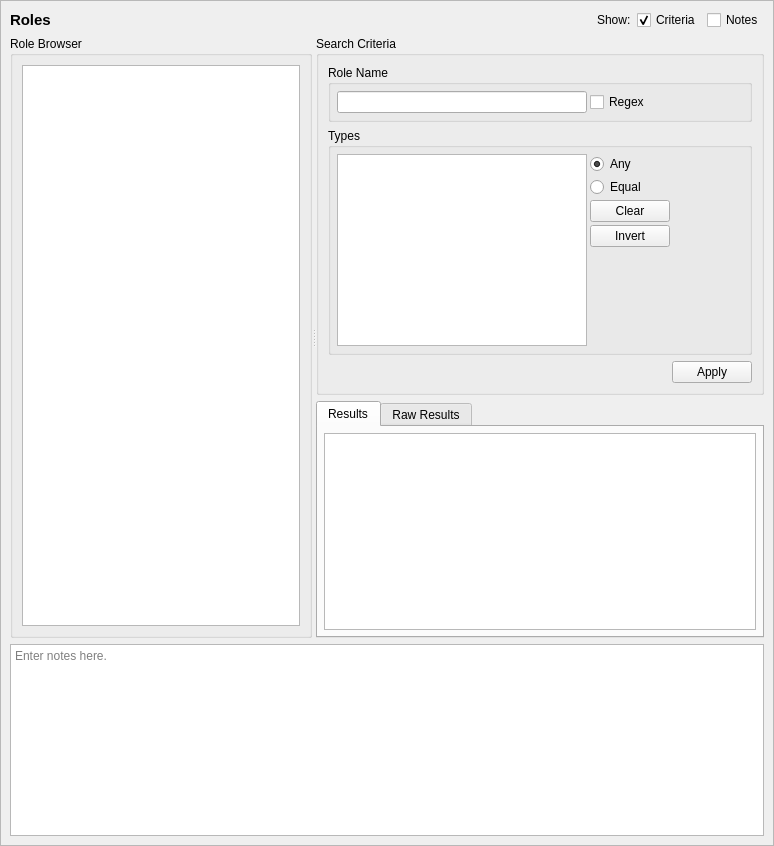
<?xml version="1.0" encoding="UTF-8"?>
<ui version="4.0">
 <class>RoleQueryTab_ui</class>
 <widget class="QScrollArea" name="RoleQueryTab_ui">
  <property name="geometry">
   <rect>
    <x>0</x>
    <y>0</y>
    <width>774</width>
    <height>846</height>
   </rect>
  </property>
  <property name="sizeAdjustPolicy">
   <enum>QAbstractScrollArea::AdjustToContents</enum>
  </property>
  <property name="widgetResizable">
   <bool>true</bool>
  </property>
  <widget class="QWidget" name="contents">
   <property name="geometry">
    <rect>
     <x>0</x>
     <y>0</y>
     <width>772</width>
     <height>844</height>
    </rect>
   </property>
   <property name="minimumSize">
    <size>
     <width>0</width>
     <height>0</height>
    </size>
   </property>
   <layout class="QGridLayout" name="gridLayout_3">
    <item row="0" column="0">
     <widget class="QLabel" name="label">
      <property name="sizePolicy">
       <sizepolicy hsizetype="Preferred" vsizetype="Fixed">
        <horstretch>0</horstretch>
        <verstretch>0</verstretch>
       </sizepolicy>
      </property>
      <property name="maximumSize">
       <size>
        <width>16777215</width>
        <height>20</height>
       </size>
      </property>
      <property name="font">
       <font>
        <pointsize>11</pointsize>
        <weight>75</weight>
        <bold>true</bold>
       </font>
      </property>
      <property name="text">
       <string>Roles</string>
      </property>
     </widget>
    </item>
    <item row="3" column="0" colspan="5">
     <widget class="QTextEdit" name="notes">
      <property name="minimumSize">
       <size>
        <width>0</width>
        <height>80</height>
       </size>
      </property>
      <property name="toolTip">
       <string>Optionally enter notes here about the query.</string>
      </property>
      <property name="placeholderText">
       <string>Enter notes here.</string>
      </property>
     </widget>
    </item>
    <item row="0" column="1">
     <spacer name="horizontalSpacer">
      <property name="orientation">
       <enum>Qt::Horizontal</enum>
      </property>
      <property name="sizeHint" stdset="0">
       <size>
        <width>440</width>
        <height>20</height>
       </size>
      </property>
     </spacer>
    </item>
    <item row="0" column="2">
     <widget class="QLabel" name="label_2">
      <property name="text">
       <string>Show:</string>
      </property>
     </widget>
    </item>
    <item row="0" column="3">
     <widget class="QCheckBox" name="criteria_expander">
      <property name="toolTip">
       <string>Show or hide the search criteria (no settings are lost)</string>
      </property>
      <property name="text">
       <string>Criteria</string>
      </property>
      <property name="checked">
       <bool>true</bool>
      </property>
     </widget>
    </item>
    <item row="0" column="4">
     <widget class="QCheckBox" name="notes_expander">
      <property name="toolTip">
       <string>Show or hide the notes field (no data is lost)</string>
      </property>
      <property name="text">
       <string>Notes</string>
      </property>
     </widget>
    </item>
    <item row="1" column="0" rowspan="2" colspan="5">
     <widget class="QSplitter" name="splitter">
      <property name="sizePolicy">
       <sizepolicy hsizetype="Expanding" vsizetype="Preferred">
        <horstretch>0</horstretch>
        <verstretch>1</verstretch>
       </sizepolicy>
      </property>
      <property name="orientation">
       <enum>Qt::Horizontal</enum>
      </property>
      <widget class="QGroupBox" name="browser_groupBox">
       <property name="title">
        <string>Role Browser</string>
       </property>
       <layout class="QGridLayout" name="gridLayout">
        <item row="0" column="0">
         <widget class="GetDetailsListView" name="roles"/>
        </item>
       </layout>
      </widget>
      <widget class="QWidget" name="verticalLayoutWidget">
       <layout class="QVBoxLayout" name="verticalLayout">
        <item>
         <widget class="QGroupBox" name="criteria_frame">
          <property name="sizePolicy">
           <sizepolicy hsizetype="Preferred" vsizetype="Preferred">
            <horstretch>0</horstretch>
            <verstretch>0</verstretch>
           </sizepolicy>
          </property>
          <property name="maximumSize">
           <size>
            <width>16777215</width>
            <height>16777215</height>
           </size>
          </property>
          <property name="title">
           <string>Search Criteria</string>
          </property>
          <layout class="QGridLayout" name="gridLayout_2">
           <item row="1" column="0">
            <widget class="QGroupBox" name="type_criteria">
             <property name="title">
              <string>Types</string>
             </property>
             <layout class="QGridLayout" name="gridLayout_7">
              <property name="leftMargin">
               <number>6</number>
              </property>
              <property name="topMargin">
               <number>6</number>
              </property>
              <property name="rightMargin">
               <number>6</number>
              </property>
              <property name="bottomMargin">
               <number>6</number>
              </property>
              <property name="spacing">
               <number>3</number>
              </property>
              <item row="2" column="1">
               <widget class="QPushButton" name="clear_types">
                <property name="text">
                 <string>Clear</string>
                </property>
               </widget>
              </item>
              <item row="2" column="2">
               <spacer name="horizontalSpacer_4">
                <property name="orientation">
                 <enum>Qt::Horizontal</enum>
                </property>
                <property name="sizeHint" stdset="0">
                 <size>
                  <width>40</width>
                  <height>20</height>
                 </size>
                </property>
               </spacer>
              </item>
              <item row="3" column="1">
               <widget class="QPushButton" name="invert_types">
                <property name="text">
                 <string>Invert</string>
                </property>
               </widget>
              </item>
              <item row="1" column="1">
               <widget class="QRadioButton" name="types_equal">
                <property name="toolTip">
                 <string>A matching role will have a role set equal to the selected types.</string>
                </property>
                <property name="text">
                 <string>Equal</string>
                </property>
               </widget>
              </item>
              <item row="0" column="1">
               <widget class="QRadioButton" name="types_any">
                <property name="toolTip">
                 <string>A matching role will have any of the selected types.</string>
                </property>
                <property name="text">
                 <string>Any</string>
                </property>
                <property name="checked">
                 <bool>true</bool>
                </property>
               </widget>
              </item>
              <item row="0" column="0" rowspan="5">
               <widget class="QListView" name="types">
                <property name="sizePolicy">
                 <sizepolicy hsizetype="Expanding" vsizetype="Expanding">
                  <horstretch>0</horstretch>
                  <verstretch>0</verstretch>
                 </sizepolicy>
                </property>
                <property name="maximumSize">
                 <size>
                  <width>250</width>
                  <height>16777215</height>
                 </size>
                </property>
                <property name="toolTip">
                 <string>Match the type set of the role.</string>
                </property>
                <property name="selectionMode">
                 <enum>QAbstractItemView::ExtendedSelection</enum>
                </property>
               </widget>
              </item>
              <item row="4" column="1">
               <spacer name="verticalSpacer_2">
                <property name="orientation">
                 <enum>Qt::Vertical</enum>
                </property>
                <property name="sizeHint" stdset="0">
                 <size>
                  <width>20</width>
                  <height>40</height>
                 </size>
                </property>
               </spacer>
              </item>
             </layout>
            </widget>
           </item>
           <item row="0" column="0">
            <widget class="QGroupBox" name="name_criteria">
             <property name="maximumSize">
              <size>
               <width>16777215</width>
               <height>120</height>
              </size>
             </property>
             <property name="title">
              <string>Role Name</string>
             </property>
             <layout class="QGridLayout" name="gridLayout_8">
              <property name="leftMargin">
               <number>6</number>
              </property>
              <property name="topMargin">
               <number>6</number>
              </property>
              <property name="rightMargin">
               <number>6</number>
              </property>
              <property name="bottomMargin">
               <number>6</number>
              </property>
              <property name="spacing">
               <number>3</number>
              </property>
              <item row="0" column="1">
               <widget class="QLineEdit" name="name">
                <property name="sizePolicy">
                 <sizepolicy hsizetype="Expanding" vsizetype="Fixed">
                  <horstretch>0</horstretch>
                  <verstretch>0</verstretch>
                 </sizepolicy>
                </property>
                <property name="minimumSize">
                 <size>
                  <width>150</width>
                  <height>20</height>
                 </size>
                </property>
                <property name="maximumSize">
                 <size>
                  <width>250</width>
                  <height>16777215</height>
                 </size>
                </property>
               </widget>
              </item>
              <item row="0" column="2">
               <widget class="QCheckBox" name="name_regex">
                <property name="toolTip">
                 <string>Use regular expressions to match the role's name.</string>
                </property>
                <property name="text">
                 <string>Regex</string>
                </property>
               </widget>
              </item>
             </layout>
            </widget>
           </item>
           <item row="2" column="0">
            <widget class="QDialogButtonBox" name="buttonBox">
             <property name="standardButtons">
              <set>QDialogButtonBox::Apply</set>
             </property>
            </widget>
           </item>
          </layout>
         </widget>
        </item>
        <item>
         <widget class="QTabWidget" name="results_frame">
          <property name="sizePolicy">
           <sizepolicy hsizetype="Preferred" vsizetype="MinimumExpanding">
            <horstretch>0</horstretch>
            <verstretch>1</verstretch>
           </sizepolicy>
          </property>
          <property name="currentIndex">
           <number>0</number>
          </property>
          <widget class="QWidget" name="table_page">
           <property name="sizePolicy">
            <sizepolicy hsizetype="Preferred" vsizetype="MinimumExpanding">
             <horstretch>0</horstretch>
             <verstretch>0</verstretch>
            </sizepolicy>
           </property>
           <attribute name="title">
            <string>Results</string>
           </attribute>
           <layout class="QVBoxLayout" name="verticalLayout_3">
            <property name="leftMargin">
             <number>6</number>
            </property>
            <property name="topMargin">
             <number>6</number>
            </property>
            <property name="rightMargin">
             <number>6</number>
            </property>
            <property name="bottomMargin">
             <number>6</number>
            </property>
            <item>
             <widget class="SEToolsTableView" name="table_results">
              <property name="sizePolicy">
               <sizepolicy hsizetype="Expanding" vsizetype="MinimumExpanding">
                <horstretch>0</horstretch>
                <verstretch>0</verstretch>
               </sizepolicy>
              </property>
              <property name="sizeAdjustPolicy">
               <enum>QAbstractScrollArea::AdjustIgnored</enum>
              </property>
              <property name="alternatingRowColors">
               <bool>true</bool>
              </property>
              <property name="sortingEnabled">
               <bool>true</bool>
              </property>
             </widget>
            </item>
           </layout>
          </widget>
          <widget class="QWidget" name="raw_page">
           <property name="sizePolicy">
            <sizepolicy hsizetype="Preferred" vsizetype="MinimumExpanding">
             <horstretch>0</horstretch>
             <verstretch>0</verstretch>
            </sizepolicy>
           </property>
           <attribute name="title">
            <string>Raw Results</string>
           </attribute>
           <layout class="QVBoxLayout" name="verticalLayout_2">
            <property name="leftMargin">
             <number>6</number>
            </property>
            <property name="topMargin">
             <number>6</number>
            </property>
            <property name="rightMargin">
             <number>6</number>
            </property>
            <property name="bottomMargin">
             <number>6</number>
            </property>
            <item>
             <widget class="QPlainTextEdit" name="raw_results">
              <property name="sizePolicy">
               <sizepolicy hsizetype="Expanding" vsizetype="MinimumExpanding">
                <horstretch>0</horstretch>
                <verstretch>0</verstretch>
               </sizepolicy>
              </property>
              <property name="minimumSize">
               <size>
                <width>0</width>
                <height>0</height>
               </size>
              </property>
              <property name="font">
               <font>
                <family>Monospace</family>
               </font>
              </property>
              <property name="documentTitle">
               <string/>
              </property>
              <property name="lineWrapMode">
               <enum>QPlainTextEdit::NoWrap</enum>
              </property>
              <property name="readOnly">
               <bool>true</bool>
              </property>
             </widget>
            </item>
           </layout>
          </widget>
         </widget>
        </item>
       </layout>
      </widget>
     </widget>
    </item>
   </layout>
   <zorder>splitter</zorder>
   <zorder>notes</zorder>
   <zorder>label</zorder>
   <zorder>label_2</zorder>
   <zorder>horizontalSpacer</zorder>
   <zorder>criteria_expander</zorder>
   <zorder>notes_expander</zorder>
  </widget>
 </widget>
 <customwidgets>
  <customwidget>
   <class>SEToolsTableView</class>
   <extends>QTableView</extends>
   <header>setoolsgui/tableview.h</header>
  </customwidget>
  <customwidget>
   <class>GetDetailsListView</class>
   <extends>QListView</extends>
   <header>setoolsgui/getdetailslist.h</header>
  </customwidget>
 </customwidgets>
 <tabstops>
  <tabstop>criteria_expander</tabstop>
  <tabstop>notes_expander</tabstop>
  <tabstop>roles</tabstop>
  <tabstop>name</tabstop>
  <tabstop>name_regex</tabstop>
  <tabstop>types</tabstop>
  <tabstop>types_any</tabstop>
  <tabstop>types_equal</tabstop>
  <tabstop>clear_types</tabstop>
  <tabstop>invert_types</tabstop>
  <tabstop>results_frame</tabstop>
  <tabstop>table_results</tabstop>
  <tabstop>raw_results</tabstop>
  <tabstop>notes</tabstop>
 </tabstops>
 <resources/>
 <connections>
  <connection>
   <sender>clear_types</sender>
   <signal>clicked()</signal>
   <receiver>types</receiver>
   <slot>clearSelection()</slot>
   <hints>
    <hint type="sourcelabel">
     <x>429</x>
     <y>99</y>
    </hint>
    <hint type="destinationlabel">
     <x>319</x>
     <y>184</y>
    </hint>
   </hints>
  </connection>
  <connection>
   <sender>notes_expander</sender>
   <signal>toggled(bool)</signal>
   <receiver>notes</receiver>
   <slot>setVisible(bool)</slot>
   <hints>
    <hint type="sourcelabel">
     <x>732</x>
     <y>20</y>
    </hint>
    <hint type="destinationlabel">
     <x>386</x>
     <y>754</y>
    </hint>
   </hints>
  </connection>
  <connection>
   <sender>criteria_expander</sender>
   <signal>toggled(bool)</signal>
   <receiver>criteria_frame</receiver>
   <slot>setVisible(bool)</slot>
   <hints>
    <hint type="sourcelabel">
     <x>583</x>
     <y>20</y>
    </hint>
    <hint type="destinationlabel">
     <x>496</x>
     <y>226</y>
    </hint>
   </hints>
  </connection>
 </connections>
</ui>
